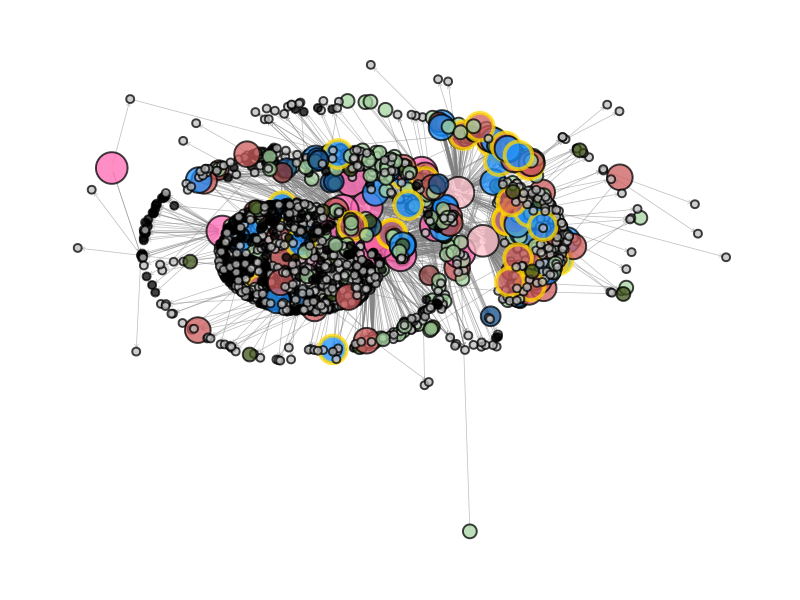
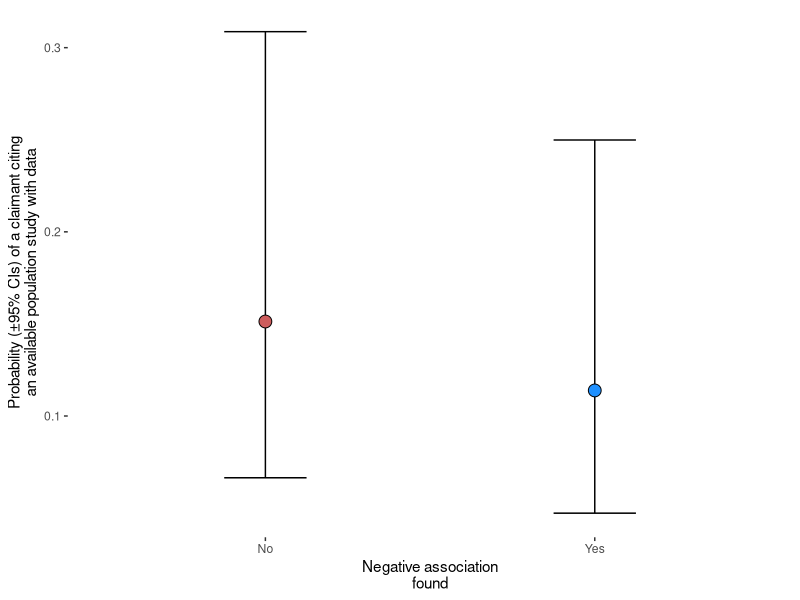
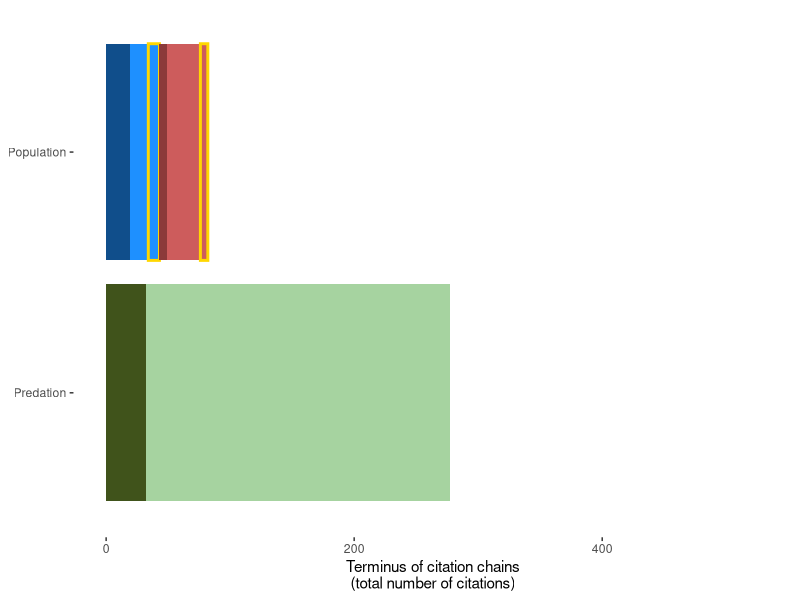

Here is the R script that generated these plots, in order: (Note: this script raises an error after producing the figures.)
## ---- chunk 1
#| eval: true
#| echo: true

rm(list = ls())
library("data.table")
library("dplyr")
library("tidyr")
library("ggplot2")
library("igraph")
library("tidygraph")
library("ggraph")
library("readxl")
library("stringr")
library("patchwork")
library("glmmTMB")
library("broom")
library("broom.mixed")

# The edges/citations between articles:
edges <- fread("builds/citation_network/edges_tidied.csv")
head(edges[, .(scientificName, cited_by_id, article_id)])

# And the node information:
nodes <- fread("builds/citation_network/nodes_tidied.csv")
head(nodes[, .(node_id, article_node_name, evidence_type_fine)])

# Now make the network:
igraph.gr <- igraph::graph_from_data_frame(d = edges, 
                                           vertices = nodes,
                                           directed = T)
igraph.gr


graph <- tidygraph::as_tbl_graph(igraph.gr)

## ---- chunk 2
#| eval: true
#| echo: true
#| code-fold: true
#| fig-width: 8
#| fig-height: 6
#| label: fig-network
#| fig-cap: "Citation network. Claimant sources are core sources that claim that causes are drivers of endangerment. Non-claimants are sources (including the Web of Science) that do not make this claim. Point color indicates type of article found along each citation chain."

labels <- c(`Core claim` = "Core claim", 
            `External review without claim` = "External source without claim", 
            `Nothing cited` = "Nothing cited",
            `Excluded` = "No primary data found", 
            `Predation in support without data` = "Predation record without data", 
            `Predation not in support without data` = "Predation record without data", 
            `Population in support without data` = "Population - description", 
            `Population in support with data` = "Population - study",
            `Population not in support without data` = "Population - description", 
            `Population not in support with data` = "Population - study")

node_fill <- c(`Core claim` = "hotpink", `External review without claim` = "pink", 
               Excluded = "grey", `Nothing cited` = "black", 
               `Predation in support without data` = "#a6d3a0", 
               `Predation not in support without data` = "#40531b", 
               `Population not in support without data` = "indianred4", `Population not in support with data` = "indianred", 
               `Population in support without data` = "dodgerblue4", `Population in support with data` = "dodgerblue"
)
node_size <- c(`Core claim` = 5, `External review without claim` = 5, `Opportunistic` = 1,
               Excluded = 1, 
               `Predation without data` = 2, #`Control program without data` = 2, 
               `Population without data` = 3, `Population with data` = 4)

stroke_color <- c("no" = "black", 
                  "yes" = "gold")

stroke_width <- c("no" = .01, 
                  "yes" = 2)

p1 <- ggraph(graph, layout = "kk")+
  geom_edge_fan(arrow = arrow(length = unit(1, 'mm')), 
                start_cap = circle(1, 'mm'),
                end_cap = circle(1, 'mm'),
                color = "grey50",
                alpha = .5,
                linewidth = 0.25) + 
  geom_node_point(aes(fill = evidence_type_synthetic_simple,
                      color = of_quality,
                      stroke = of_quality,
                      size = evidence_type_simple), 
                  shape = 21, 
                  alpha = .75)+
  scale_fill_manual("Article type",
                    values = node_fill,
                    labels = labels)+
  scale_size_manual("Article type",
                    values = node_size *2,
                    breaks = levels(nodes$evidence_type_simple))+ 
  guides(size = "none",
         fill = "none",
         color = "none",
         stroke = "none")+
  scale_discrete_manual("Quality research",
                        aesthetics = "stroke", 
                        values = c(1, 2))+
  scale_color_manual("Quality research",
                     values = stroke_color )+
  theme_graph()+
  theme(legend.position = 'bottom')

p1 
## ---- chunk 3
#| eval: true
#| echo: true
#| code-fold: true

# Load data and filter to only claimant sources:

terminus_exploded_filtered <- fread("builds/citation_network/citation_probability.csv")

# Filter to only claimant sources
terminus_exploded_filtered[, making_claim := ifelse(grepl("_claim", 
                                                          cited_by_id), 
                                                    "CLAIM", 
                                                    "NO_CLAIM")]
terminus_exploded_filtered <- terminus_exploded_filtered[making_claim == "CLAIM", ]


m <- glmmTMB(cited ~ in_support + (1|cited_by_id) + (1|scientificName),
             family = binomial(link = "logit"),
             data = terminus_exploded_filtered[grepl("Population", evidence_type_synthetic) &
                                                 has_data == "yes" &
                                                 making_claim == "CLAIM", ])
summary(m)
## ---- chunk 4
#| fig-width: 9
#| fig-height: 7
#| label: fig-citation-probabilities
#| fig-cap: "The probability of a population study with data being cited by a claimant source was not influenced by whether the population study found evidence of a negative association between cats and prey (according author's own interpretation)."

pred <- predict(m, data.table(in_support = c("Yes", "No")),
                re.form = NA, se = TRUE)

# predict_response(m)
# summary(m)
pred <- as.data.frame(pred) |> setDT()
crit <- qnorm(0.975)
pred[, lower_ci := fit - (se.fit * 1.96)]
pred[, upper_ci := fit + (se.fit * 1.96)]
pred[, fit := plogis(fit)]
pred[, lower_ci := plogis(lower_ci)]
pred[, upper_ci := plogis(upper_ci)]

#
pred$in_support <- c("Yes", "No")


# Plot
citation.p <- ggplot(data = pred, 
                     aes(x = in_support, 
                         fill = in_support, y = (fit), 
                         ymin = (lower_ci), ymax = (upper_ci)))+
  geom_errorbar(position = position_dodge(width = .75), width = .25)+
  geom_point(position = position_dodge(width = .75),
                  shape = 21, size = 4)+
  ylab("Probability (±95% CIs) of a claimant citing\nan available population study with data")+
  scale_fill_manual("In support",
                    values = c("No" = "indianred", "Yes" = "dodgerblue"))+
  xlab("Negative association\nfound")+
  theme_bw()+
  theme(panel.border = element_blank(),
        panel.grid = element_blank(),
        legend.position = "none")
citation.p
## ---- chunk 5
#| eval: true
#| echo: true
#| code-fold: true

out <- terminus_exploded_filtered[grepl("Population", evidence_type_synthetic) &
                                    has_data == "yes", .(n = .N),
                                  by = .(cited, scientificName, cited_by_id, in_support)]
out <- dcast(out,
             scientificName + in_support + cited_by_id ~ cited, value.var = "n",
             fill = 0)
out[, total := `0` + `1`]
out[, perc_cited := `1` / total * 100]

out[, .(mean = mean(perc_cited), sd=sd(perc_cited)),
    by = .(in_support)]

## ---- chunk 6
#| eval: true
#| echo: true
#| code-fold: true

terminus_edges <- fread("builds/citation_network/terminal_citation_chains.csv")

terminus_edges <- terminus_edges[cited_by_id != "Opportunistic_Systematic external review"]
unique(terminus_edges$evidence_type_fine)

unique(terminus_edges$evidence_type_synthetic)

unique(terminus_edges[grepl("EXCLUDE", article_id)]$evidence_type_fine)

terminus_edges[, making_claim := ifelse(grepl("core source_claim", cited_by_id), 
                                        "making claim", "no claim")]
terminus_edges[grepl("Population", evidence_type_synthetic), evidence_simple := "Population"]
terminus_edges[grepl("Predation", evidence_type_synthetic), evidence_simple := "Predation"]

## ---- chunk 7
#| eval: true
#| echo: true
#| code-fold: true
# >>> Calculate % that aren't evidence ------------------------------------
sub_terminus <- terminus_edges[making_claim == "making claim"]
sub_terminus[, evidence_simple := ifelse(is.na(evidence_simple), "excluded", "included")]

out <- sub_terminus[, .(n = .N), by = evidence_simple]
out[, total := sum(n)]
out[, perc := n / total]
out

## ---- chunk 8
#| eval: true
#| echo: true
#| code-fold: true
#| label: fig-evidence
#| fig-cap: "Quantitative evidence cited found at the terminus of citation chains. X-axis indicates number of citation chains per evidence type."

terminus_freq.simple <- terminus_edges[evidence_simple %in% c("Population", "Predation"), 
                                       .(n = .N),
            by = .(evidence_type_synthetic, evidence_simple, making_claim,
                  has_data, of_quality, in_support)]

terminus_freq.simple$evidence_simple <- factor(terminus_freq.simple$evidence_simple,
                                               levels = c("Predation", "Population"))

terminus_freq.simple$evidence_type_synthetic <- factor(terminus_freq.simple$evidence_type_synthetic,
   levels = (c( 
              "Predation in support without data", 
              "Predation not in support without data", 
              "Population not in support with data of quality",
              "Population not in support with data",
              "Population not in support without data",
              "Population in support with data of quality",
              "Population in support with data", 
              "Population in support without data"
              )))

fill_pal <- c(`Predation in support without data` = "#a6d3a0", 
              `Predation not in support without data` = "#40531b", 
              `Population not in support without data` = "indianred4", 
              `Population not in support with data` = "indianred", 
              `Population not in support with data of quality` = "indianred", 
              `Population in support without data` = "dodgerblue4", 
              `Population in support with data` = "dodgerblue",
              `Population in support with data of quality` = "dodgerblue")

terminus_freq.simple[in_support == "Not relevant", in_support := "No"]

col_pal <- c(`Predation in support without data` = "transparent", 
             `Predation not in support without data` = "transparent", 
             `Population not in support without data` = "transparent", 
             `Population not in support with data` = "transparent", 
             `Population not in support with data of quality` = "gold", 
             `Population in support without data` = "transparent", 
             `Population in support with data` = "transparent",
             `Population in support with data of quality` = "gold")


#' position_dodge leads to strange incorrect plotting, which I can't debug. So manually dodging in Inkscape
cites.p.included <- ggplot(data = terminus_freq.simple[making_claim == "making claim"], 
       aes(y = evidence_simple, fill = evidence_type_synthetic, 
           color = evidence_type_synthetic, x = n, #group = in_support
       ))+
  geom_col(lwd = 1#, 
           #position = position_dodge()
           ) +
  scale_y_discrete(breaks = c("Population", "Predation", "Excluded"),
                   labels = c("Population", "Predation", "No primary data found"))+
  scale_color_manual(name = "Of quality",
                     values = col_pal)+
  scale_fill_manual(name = "Evidence type",
                    values = fill_pal,
                    labels = labs)+
  xlab("Terminus of citation chains\n(total number of citations)")+
  guides(stroke = "none",
         color = "none",
         fill = "none")+
  ylab(NULL)+
  coord_cartesian(xlim = c(0, 527))+
  theme_bw()+
  theme(panel.grid = element_blank(),
        panel.border = element_blank(),
        strip.background = element_blank(),
        strip.placement = "outside",
        legend.position = "bottom")
cites.p.included

## ---- chunk 9
#| eval: true
#| echo: true
#| code-fold: true
#| fig-cap: "**Fig. 4.** Excluded evidence found at the terminus of citation chains. X-axis indicates number of citation chains per evidence type."

terminus_edges <- fread("builds/citation_network/terminal_citation_chains.csv")

terminus_edges[, making_claim := ifelse(grepl("core source_claim", cited_by_id), 
                                        "making claim", "no claim")]
excluded <- terminus_edges[grepl("EXCLUDE", article_id)]


excluded[evidence_type_fine == "Failure to access or locate online full citation", .(n = .N),
         by = Peer_reviewed_source]

excluded[evidence_type_fine == "Failure to access or locate online full citation" &
           Peer_reviewed_source %in% c("Peer-reviewed journal article",
                                       "Journal pre-1975") ,
         evidence_type_fine := "Inaccessible journal article"]

excluded[evidence_type_fine == "Failure to access or locate online full citation" &
           Peer_reviewed_source %in% c("Book or chapter") ,
         evidence_type_fine := "Inaccessible book"]

excluded[evidence_type_fine == "Failure to access or locate online full citation" &
           !Peer_reviewed_source %in% c("Peer-reviewed journal article",
                                       "Journal pre-1975") ,
         evidence_type_fine := "Inaccessible grey literature"]

excluded[evidence_type_fine == "Modelling without data", 
         evidence_type_fine := "Modelling without data"]

#
excluded_freq <- excluded[, .(n = .N), by = .(evidence_type_fine, making_claim)]

excluded_freq[evidence_type_fine == "Opinion claim", evidence_type_fine := "No citation given"]
lvls <- c( "No citation given", 
           "No claim",
           "Expert opinion",
           "Inaccessible grey literature",
           "Inaccessible book",
           "Unpublished data or article",
           "Personal communication",
           "Inaccessible journal article",
           "Missing reference",
           "Does not test claim", 
           "Not in English or Spanish", 
           "Modelling without data")

#
excluded_freq$evidence_type_fine <- factor(excluded_freq$evidence_type_fine,
                                                       levels = rev(lvls))

pal <- c(`Modelling without data` = "grey", `Not in English or Spanish` = "grey", 
         `Does not test claim` = "grey", `Missing reference` = "grey", 
         `Personal communication` = "grey", 
         `Unpublished data or article` = "grey", `Inaccessible book` = "grey", 
         `Expert opinion` = "grey", `Modelling without data` = "grey",
         `No claim` = "grey", `Inaccessible journal article` = "grey", 
         `Inaccessible grey literature` = "grey", `No citation given` = "black"
)

cites.p.excluded <- ggplot(data = excluded_freq[making_claim == "making claim", ], 
                  aes(y = evidence_type_fine, x = n, fill = evidence_type_fine))+
  geom_col(lwd = 1) +
  scale_fill_manual(values = pal)+
  xlab("Terminus of citation chains\n(total number of citations)")+
  ylab(NULL)+
  theme_bw()+
  theme(panel.grid = element_blank(),
        strip.background = element_blank(),
        panel.border = element_blank(),
        legend.position = "none")
cites.p.excluded


## ---- chunk 10
#| eval: true
#| echo: true
#| code-fold: true
#| label: fig-all-records
#| fig-cap: "The terminus of citation chains across the citation network. Each value (on x-axis) corresponds to a citation chain."
# 
cites.p.included + xlab(NULL) +
  cites.p.excluded +
  plot_layout(heights = c(.25, .75),
              nrow = 2)
